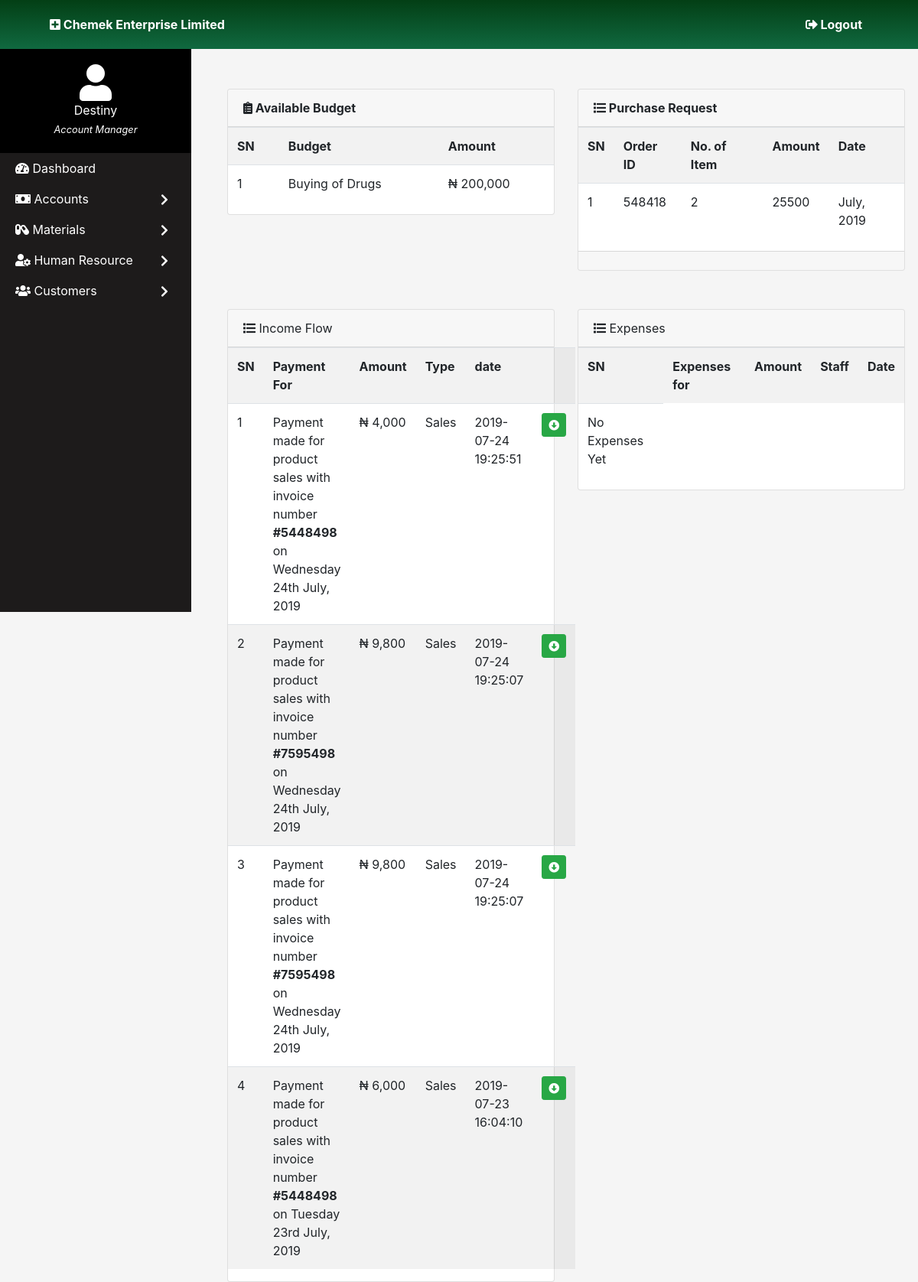
Screenshot of /funds.php (signed in) with the database file from the repository.
### tables this page shows
CREATE TABLE `budget` (
  `id` int(200) NOT NULL,
  `budget` varchar(100) NOT NULL,
  `description` varchar(500) NOT NULL,
  `category` varchar(100) NOT NULL,
  `amount` varchar(80) NOT NULL,
  `date_added` datetime NOT NULL DEFAULT current_timestamp()
);

CREATE TABLE `orders` (
  `order_id` int(223) NOT NULL,
  `no_items` int(24) NOT NULL,
  `amount` int(233) NOT NULL,
  `order_date` datetime NOT NULL DEFAULT current_timestamp()
);

CREATE TABLE `payment` (
  `payment_id` int(11) NOT NULL,
  `cust_id` int(11) NOT NULL,
  `sales_id` int(11) DEFAULT NULL,
  `payment` varchar(255) NOT NULL,
  `amount` int(200) NOT NULL DEFAULT 0,
  `payment_date` datetime NOT NULL DEFAULT current_timestamp(),
  `modeofpayment` varchar(100) NOT NULL DEFAULT 'Cash <small>(Office Paypoint)</small>',
  `user_id` int(11) NOT NULL,
  `branch_id` int(11) NOT NULL DEFAULT 1,
  `payment_type` varchar(100) DEFAULT 'Sales',
  `remaining` varchar(255) NOT NULL DEFAULT '0',
  `status` varchar(20) DEFAULT 'Paid',
  `or_no` int(19) DEFAULT NULL
);

### funds.php (the view, shortened to what this page needs)
<!DOCTYPE html>
<html>
<head>
    <link rel="stylesheet" type="text/css" media="screen" href="bootstrap4/css/bootstrap.css">
    <link rel="stylesheet" type="text/css" media="screen" href="css/dataTables.bootstrap.min.css">
    <link href="fa_dir/css/all.css" rel="stylesheet">
    <link rel="stylesheet" type="text/css" media="screen" href="css/main.css">
</head>
<body>
<?php
include_once "head.php";
include_once "side_nav.php";
?>
<div style="max-width:100%; z-index:-1;">
<div class="content">
    <div class="container">
    <div class="row" style="margin-top:40px;">
        <div class="col-md-6">
            <div class="card">
                <div class="card-header">
                    <strong>
                        <i class="fa fa-clipboard-list "></i>
                        Available Budget
                    </strong>
                </div>
                <div class="card-body" style="padding:0;">
                <table class="table table-striped">
                <tbody>
                    <tr>
                        <th>SN</th>
                        <th>Budget</th>
                        <th>Amount</th>
                    </tr>
                    <?php
                    $count = 1;
                        $queryCheck = $conn->query("SELECT * FROM budget ORDER BY date_added");
                        while($budData = $queryCheck->fetch_assoc()){
                            ?>
                            <tr>
                                <td><?php echo $count; ?></td>
                                <td><?php echo $budData['budget']; ?></td>
                                <td>&#8358; <?php echo number_format($budData['amount']); ?></td>
                            </tr>
                            <?php
                            $count++;
                            }
                    ?>
                    </tbody>
                    </table>
                </div>
            </div>
        </div>
    <div class="col-md-6">
            <div class="card">
                <div class="card-header">
                    <strong>
                        <i class="fa fa-list "></i>
                        Purchase Request
                    </strong>
                </div>
                <div class="card-body" style="padding:0;">
                <table class="table table-striped">
                <tbody>
                    <tr>
                        <th>SN</th>
                        <th>Order ID</th>
                        <th>No. of Item</th>
                        <th>Amount</th>
                        <th>Date</th>
                    </tr>
                    <?php
                    $count = 1;
                        $queryCheck = $conn->query("SELECT * FROM orders ORDER BY order_date");
                        while($budData = $queryCheck->fetch_assoc()){
                            ?>
                            <tr>
                                <td><?php echo $count; ?></td>
                                <td><?php echo $budData['order_id']; ?></td>
                                <td><?php echo $budData['no_items']; ?></td>
                                <td><?php echo $budData['amount']; ?></td>
                                <td><?php echo date('F, Y', strtotime($budData['order_date'])); ?></td>
                            </tr>
                            <?php
                            $count++;
                            }
                    ?>
                    </tbody>
                    </table>
                </div>
                <div class="card-footer">
                </div>
            </div>
    </div>
</div>
<div class="row" style="margin-top:50px;">
    <div class="col-md-6">
        <div class="card">
            <div class="card-header">
                <i class="fa fa-list "></i>
                Income Flow
            </div>
            <div class="card-body" style="padding:0;">
            <table class="table table-striped">
                <tbody>
                    <tr>
                        <th>SN</th>
                        <th>Payment For</th>
                        <th>Amount</th>
                        <th>Type</th>
                        <th>date</th>
                        <th></th>
                    </tr>
                    <?php
                    $count = 1;
                        $queryCheck = $conn->query("SELECT * FROM payment WHERE payment_type='Sales' ORDER BY payment_date DESC LIMIT 4");
                        while($payData = $queryCheck->fetch_assoc()){
                            $payment = $payData['payment'];
                            $amtt  = $payData['amount'];
                            $payment_type = $payData['payment_type'];
                            $payment_date = $payData['payment_date'];
                            ?>
                            <tr id="<?php echo $payData['payment_id']; ?>" style="cursor:pointer;">
                                <td><?php echo $count; ?></td>
                                <td><?php echo $payment; ?></td>
                                <td>&#8358; <?php echo number_format($amtt); ?></td>
                                <td><?php echo $payment_type; ?></td>
                                <td><?php echo $payment_date; ?></td>
                                <?php if($payData['payment_type'] == "Sales"){
                                ?>
                                <td>
                                    <a href="#" class="btn btn-sm btn-success"><i class="fa fa-arrow-alt-circle-down"></i></button>
                                </td>
                                <?php
                                }else{
                                ?>
                                <td>
                                    <a href="#" class="btn btn-sm btn-danger"><i class="fa fa-arrow-alt-circle-up"></i></button>
                                </td>
                                <?php
                                }
                                ?>
                            </tr>
                            <?php
                            $count++;
                        }
                    ?>
                    </tbody>
                    </table>
            </div>
        </div>
    </div>
    <div class="col-md-6">
        <div class="card">
            <div class="card-header">
                <i class="fa fa-list "></i>
                Expenses
            </div>
            <div class="card-body" style="padding:0;">
            <table class="table table-striped">
                <tbody>
                    <tr>
                        <th>SN</th>
                        <th>Expenses for</th>
                        <th>Amount</th>
                        <th>Staff</th>
                        <th>Date</th>
                    </tr>
                    <tr colspan="5">
                        <td>
                            No Expenses Yet
                        </td>
                    </tr>
                    </tbody>
                    </table>
            </div>
        </div>
    </div>
</div>
</div>
</body>
</html>

### fa_dir/css/all.css (style rules this page uses)
.fa, .fas, .far, .fal, .fab { -moz-osx-font-smoothing: grayscale; -webkit-font-smoothing: antialiased; display: inline-block; font-style: normal; font-variant: normal; text-rendering: auto; line-height: 1; }
.fa-arrow-alt-circle-down:before { content: "\f358"; }
.fa-clipboard-list:before { content: "\f46d"; }
.fa-list:before { content: "\f03a"; }
.fa, .fas { font-family: 'Font Awesome 5 Free'; font-weight: 900; }

### css/main.css (style rules this page uses)
* { margin: 0; padding: 0; }
body { background-color: rgb(245, 245, 245); }
.content { margin-left: 280px; width: auto; }

### rows the page displays
budget: budget "Buying of Drugs", amount "200,000"
orders: order_id "548418", no_items "2", amount "25500", order_date "July, 2019"
payment: payment "Payment made for product sales with invoice number #5448498 on Wednesday 24th July, 2019", amount "4,000", payment_type "Sales", payment_date "2019-07-24 19:25:51"
payment: payment "Payment made for product sales with invoice number #7595498 on Wednesday 24th July, 2019", amount "9,800", payment_type "Sales", payment_date "2019-07-24 19:25:07"
payment: payment "Payment made for product sales with invoice number #7595498 on Wednesday 24th July, 2019", amount "9,800", payment_type "Sales", payment_date "2019-07-24 19:25:07"
payment: payment "Payment made for product sales with invoice number #5448498 on Tuesday 23rd July, 2019", amount "6,000", payment_type "Sales", payment_date "2019-07-23 16:04:10"

### other values shown
$fulname "Destiny"
$design "Account Manager"
